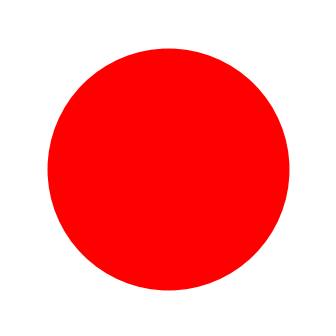
#> input picture images/circle.png, 336 x 336 px, found by its file name
$ jupyter execute --allow-errors 1_2_Edge_histogram_based_features.ipynb   (shell and % lines are left out)   (older library calls are emulated)
#> lines starting #> are read from the running program, lines starting #| are printed output that depends on the picture
## Convolutional Networks

# 1.2 Edge histogram based features

[cell 1]
# This code cell won't be shown in the HTML version of this notebook.
# imports from custom library
import sys
sys.path.append('../../')
import matplotlib.pyplot as plt
plt.rc('text', usetex=True)
from mlrefined_libraries import convnets_library as convlib
from mlrefined_libraries import basics_library as baslib
import autograd.numpy as np
import pandas as pd
#import cv2
from PIL import Image
import pickle
import gzip
import time

#this is needed to compensate for matplotlib notebook's tendancy to blow up images when plotted inline
from matplotlib import rcParams
rcParams['figure.autolayout'] = True

## 1.2.1 Efficient image represenation: raw pixels vs. edges

To perform supervised or unsupervised tasks on image data, like object detection or image compression (dimension reduction) one could always use the (raw) pixel values directly as features. This naive approach however has been shown experimentally to produce low quality results in virtually all machine learning tasks involving natural images[\*](#footnotes). An alternative, more efficient approach would be to represent an image by making use of its edge content, as illustrated in Figure 1 which shows an image (left panel) along with a corresponding image comprised of its most prominent edges (right panel).

<figure>

<figcaption> <strong>Figure 1:</strong> <em> (left panel) A natural image (in this instance of the two creators/writers of the television show 'South Park' (this image is reproduced with permission of Jason Marck). (right panel) The edge-detected version of this image, where the bright yellow pixels indicate large edge content, still describes the scene very well (in the sense that we can still tell there are two people in the image) using only a fraction of the information contained in the original image. Note that edges have been colored yellow for visualization purposes only.</em>
</figcaption>
</figure>

The edge-detected image in the right panel of Figure 1 is an efficient representation of the original image in the left panel in the sense that we can still tell what the image contains while throwing away a lot of information from the majority of the pixels that do not belong to any edges.

This is true in general: the distinguishing information in a natural image is largely contained in the relatively small number of edges in an image [[1,2]](#bib_cell). Interestingly, this fact is also confirmed by visual studies performed largely on frogs, cats, and primates, where a subject is shown visual stimuli while electrical impulses are recorded in a small area in the subject's brain where visual information is processed. These studies have determined that individual neurons involved in early stages of visual processing roughly operate by identifying edges [[3,4]](#bib_cell). Each neuron therefore acts as a small "edge detector," locating edges in an image of a specific orientation and thickness, as shown in Figure 2. It is thought that by combining and processing these edge detected images, humans and other mammals "see."

<figure>

<figcaption> <strong>Figure 2:</strong> <em> Visual information is processed in an area of the brain where each neuron detects in the observed scene edges of a specific orientation and width. It is thought that what we (and other mammals) "see" is a processed interpolation of these edge detected images. </em>
</figcaption>
</figure>

## 1.2.2 Edge histogram features

Motivated by our discussion in the previous subsection, here we design a feature extraction scheme based on the information provided by edges of different orientation within an image. This is indeed the basis of many popular *engineered* features, including Histogram of Oriented Gradients (HoG) [[5]](#bib_cell) and Scale-Invariant Feature Transform (SIFT) [[6]](#bib_cell).

Edges can be detected within an image using convolution. Recall from our post on convolution operation, that convolving an image with appropriate horizontal and vertical kernels gives image gradients in those directions where large pixel values indicate high edge content. Additional kernels can be added to the mix to detect edges that are not horizontal /vertical but are at an incline. For example, the eight kernels shown below each correspond to one of eight equally (angularly) spaced edge orientations, starting from 0 degrees with seven additional orientations at increments of 45 degrees.

[cell 2]
# This code cell won't be shown in the HTML version of this notebook.
convlib.image_viz.show_conv_kernels()
#> (this line was passed over: mlrefined_libraries is not available in this run)

<figure>
<figcaption> <strong>Figure 3:</strong> <em> Eight $3\times 3$ convolution kernels, each capturing edges of a particular orientation (shown on top of the kernel) when convolved with an image.</em>
</figcaption>
</figure>

To capture the total 'edge content' of an image in each direction, we convolve it with the appropriate kernel, pass the results through a rectified linear unit (ReLU) to remove negative entries, and sum up the remaining positive pixel values. Denoting the input image by $x$ and the convolution kernels by $w_1,\,\ldots,\,w_8$, this gives us eight features $f_1,\,\ldots,\,f_8$ to represent $x$, defined as

\begin{equation}
f_{i}=\underset{\text{all pixels}}{\sum}\text{max}\left(0,\,w_{i}*x\right) \qquad i=1,\,\ldots,\,8
\end{equation}

We use ReLU in (1) so that large positive values in $w_{i}*x$ do not get canceled out by possible large negative values in it. Notice, we are not discarding any information by removing negative entries in $w_{i}*x$. In fact it can be easily verified that those negative entries are identical to the positive entries in $w_{j}*x$, where $w_i$ and $w_j$ are kernels associated to opposing directions.

Stacking all $f_i$'s together into a single vector $\mathbf{f}$ we now have a feature representation for $x$ in the form of an edge histogram which is typically normalized to have unit length (in the $\ell_2$ or $\ell_1$ sense). In the Python cell below we plot an input image (in this case a circle), along with the convolution plots of the input image with each of the eight kernels in Figure 3 (after passing through ReLU), and the final histogram representation of the image in the last column.

[cell 3]
# This code cell won't be shown in the HTML version of this notebook
# load image
#image = cv2.imread('../../mlrefined_images/convnet_images/circle.png',0)
image = Image.open('../../mlrefined_images/convnet_images/circle.png').convert('L')
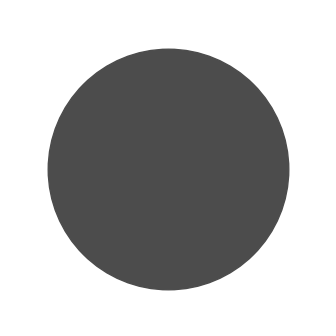
#> image: PIL image 336x336 L; min 76, max 255, mean 182.1


# compute and plot convolution images
convlib.image_viz.show_conv_images(image)
#> (this line was passed over: mlrefined_libraries is not available in this run)

The feature extractor we have designed so far may work well in overly simplistic scenarios, e.g. distinguishing a circle from a triangle or a square. But even then it fails to distinguish between a circle and a star, as their feature representations end up to be identical due to the symmetry of both shapes.

[cell 4]
# This code cell won't be shown in the HTML version of this notebook.
# load image
#image = cv2.imread('../../mlrefined_images/convnet_images/star.png', 0)

# downsample the image (if too large)
#image = cv2.resize(image, (0,0), fx=0.25, fy=0.25)

image = Image.open('../../mlrefined_images/convnet_images/star.png').convert('L')
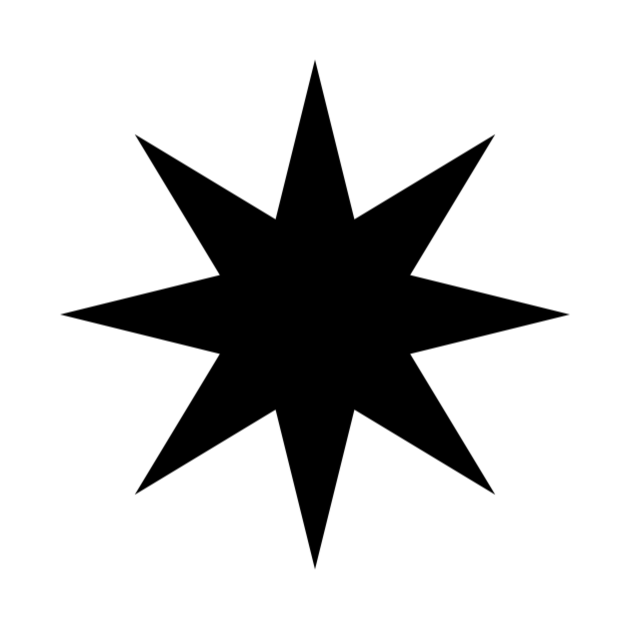
#> input picture images/star.png, 1264 x 1264 px, found by its file name (shown at 1/2 size)
#> image: PIL image 1264x1264 L
image = image.resize((100,100), Image.ANTIALIAS)
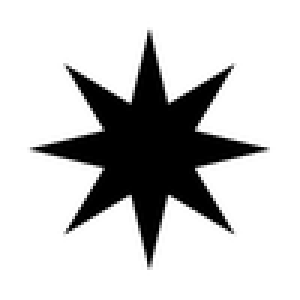
#> image: PIL image 100x100 L (shown 3 times larger); min 0, max 255, mean 203.6

# compute and plot convolution images
convlib.image_viz.show_conv_images(image)
#> (this line was passed over: mlrefined_libraries is not available in this run)
